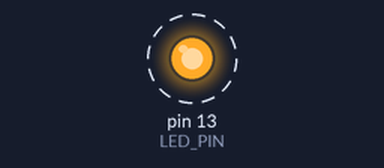
Bench run of a sketch on a simulated Arduino Uno, built with avr-gcc and run on an emulated ATmega328P. Parts: output pins drawn as LEDs (lit = HIGH). Dashed ring = blinking.

Above: at 0.5 s.
Timing chart, 0 to 4.6 s (numbered marks = the images above):
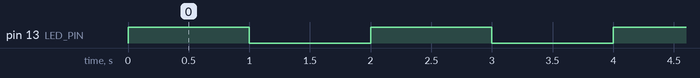

Measured:
- by itself, pin 13 (LED_PIN): alternates HIGH for 1.0 s and LOW for 1.0 s

The sketch:

led.ino
```cpp
#define LED_PIN 13

void setup()
{
  pinMode(LED_PIN, OUTPUT);
}

void loop()
{
  int sleep = 1000;

  digitalWrite(LED_PIN, HIGH);
  delay(sleep);

  digitalWrite(LED_PIN, LOW);
  delay(sleep);
}
```
